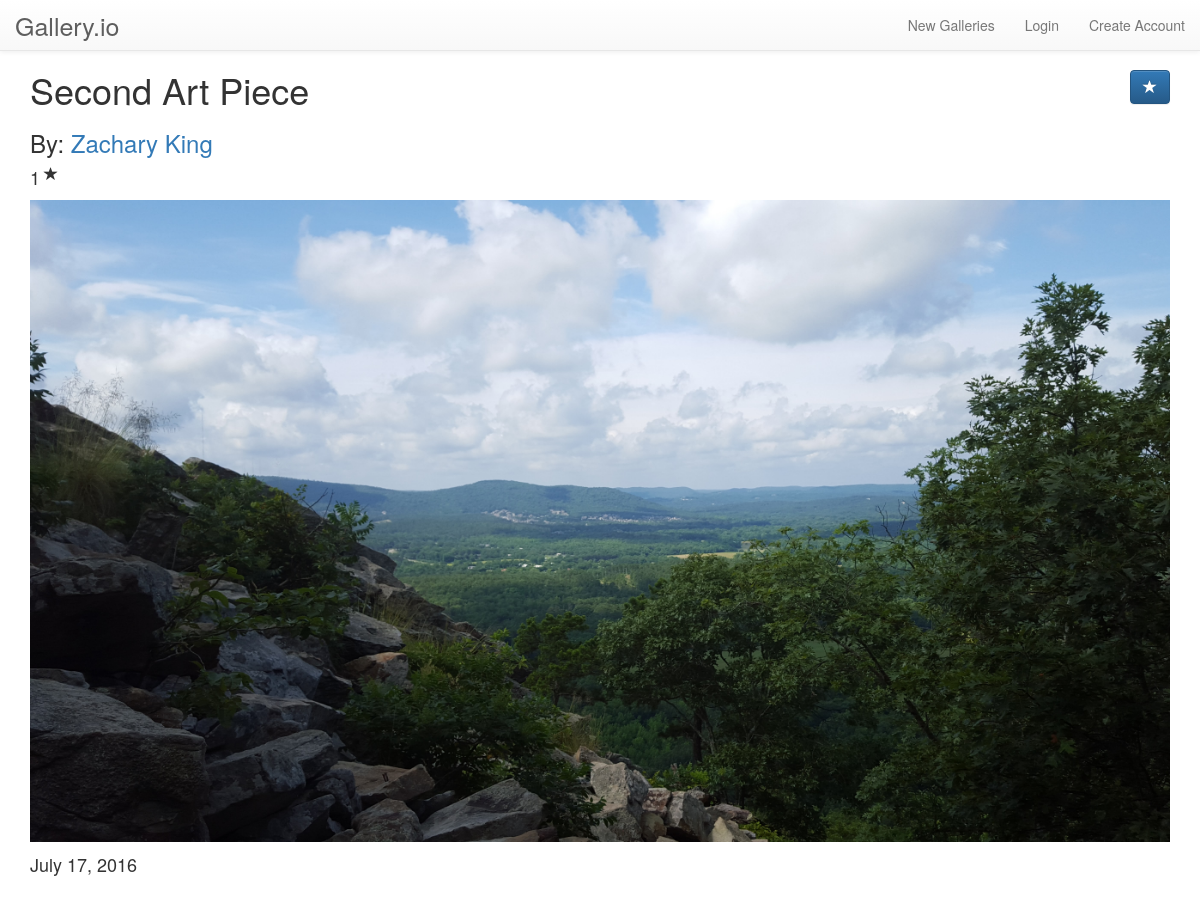
The app's page /art_piece/2/ with its own data.
### showcase/models.py (models this page shows, shortened)
class ArtPiece(models.Model):
    title = models.CharField(max_length=200)
    pub_date = models.DateField('date published', default=timezone.now)
    image = models.ImageField()
    artist = models.CharField(max_length=100)
    gallery = models.ForeignKey('Gallery', on_delete=models.CASCADE)
    stars = models.IntegerField(default=0)
    description = models.TextField(max_length=1000, default='')

### showcase/views.py (the view)
# urls.py: url(r'^art_piece/(?P<art_id>[0-9]+)/$', views.art_piece, name='art'),
def art_piece(request, art_id):
    art_piece = get_object_or_404(ArtPiece, pk=art_id)
    context = {
        'image': art_piece,
        'title': art_piece.title,
    }
    return render(request, 'showcase/art.html', context)

### showcase/templates/showcase/art.html (shortened to what this page needs)
{% extends "showcase/base.html" %}
{% block content %}
  <h1 class="gallery-title">
    {{ image.title }}
    <form id="rate-form" action="{% url 'showcase:star_art' image.id %}" method="post" class="rate-form">
      <button type="submit" class="btn btn-primary pull-right" id="starBtn" value="star">
        <span class="glyphicon glyphicon-star" aria-hidden="true"></span>
      </button>
    </form>
  </h1>
  <h3>By: <a href="#">{{ image.artist }}</a></h3>
  <div class="gallery-rating">
      <h4>{{ image.stars }}</h4>
      <span class="glyphicon glyphicon-star" aria-hidden="true"></span>
  </div>
  <img src="{{ image.image.url }}" alt="{{ image.title }}" class="img-responsive"/>
  <p class="pub-date">{{ image.pub_date }}</p>
{% endblock content %}

### showcase/static/showcase/style.css (style rules this page uses)
.gallery-title * { display: inline; }
.gallery-title form { text-align: right; }
.gallery-rating { vertical-align: middle; padding-bottom: 10px; }
.gallery-rating span { margin-bottom: 10px; vertical-align: middle; }
.gallery-rating h4 { text-align: left; display: inline; vertical-align: middle; }
.pub-date { padding-top: 10px; font-size: 18px; }
body { padding-bottom: 50px; }

### records on screen
ArtPiece: title "Second Art Piece", artist "Zachary King", stars "1", image (picture), pub_date "July 17, 2016"
